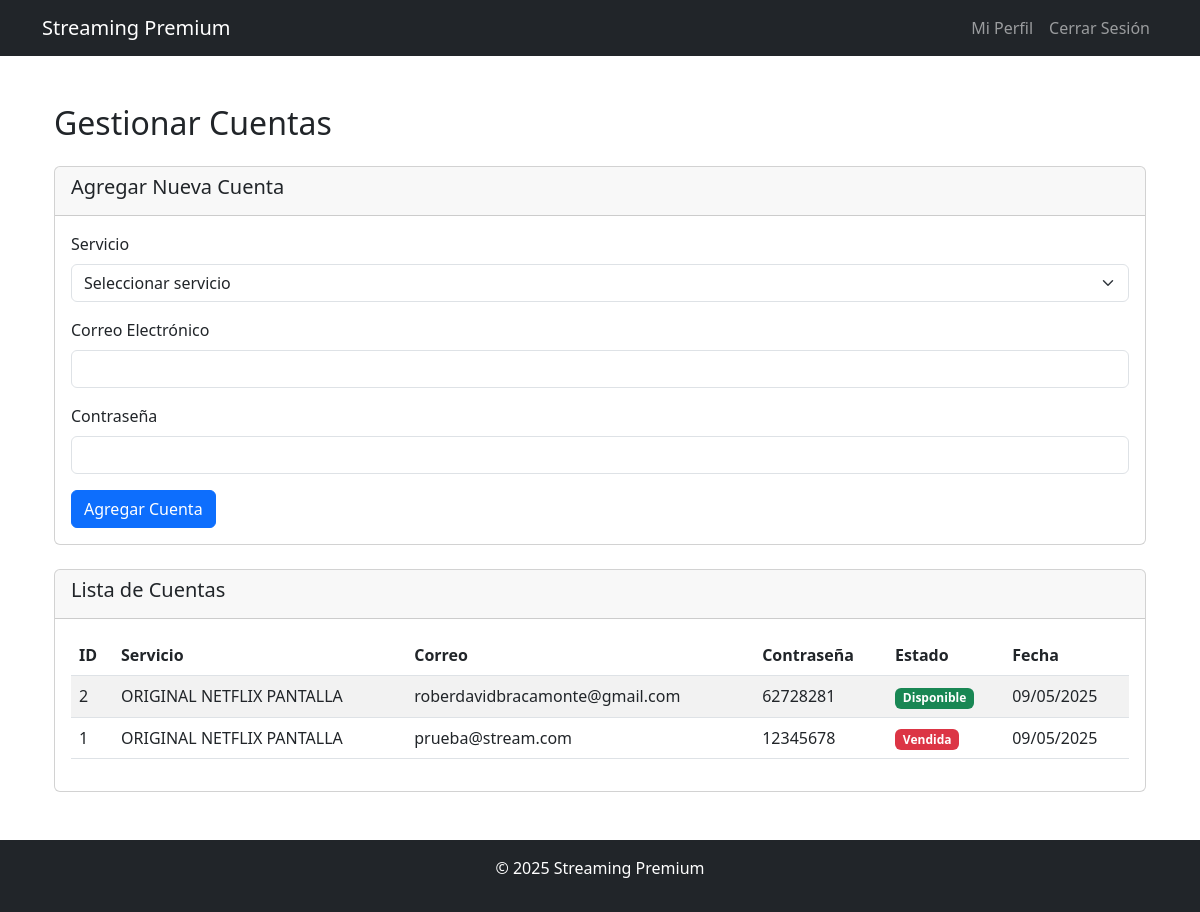
Page /admin/accounts.php (signed in) on the committed database.
### tables this page shows
CREATE TABLE `accounts` (
  `id` int(11) NOT NULL,
  `product_id` int(11) NOT NULL,
  `email` varchar(100) NOT NULL,
  `password` varchar(100) NOT NULL,
  `is_sold` tinyint(1) DEFAULT 0,
  `sold_to` int(11) DEFAULT NULL,
  `sold_at` timestamp NULL DEFAULT NULL,
  `created_at` timestamp NOT NULL DEFAULT current_timestamp()
);

CREATE TABLE `products` (
  `id` int(11) NOT NULL,
  `name` varchar(100) NOT NULL,
  `description` text DEFAULT NULL,
  `price` decimal(10,2) NOT NULL,
  `profiles_available` int(11) NOT NULL DEFAULT 0,
  `has_pin` tinyint(1) DEFAULT 1,
  `profiles_count` int(11) NOT NULL,
  `created_at` timestamp NOT NULL DEFAULT current_timestamp(),
  `updated_at` timestamp NOT NULL DEFAULT current_timestamp() ON UPDATE current_timestamp()
);

### admin/accounts.php (the view, shortened to what this page needs)
<?php
require_once __DIR__ . '/../config/database.php';
$accounts = $pdo->query("
    SELECT a.*, p.name as product_name
    FROM accounts a
    JOIN products p ON a.product_id = p.id
    ORDER BY a.is_sold, a.created_at DESC
")->fetchAll();
?>
<!DOCTYPE html>
<html lang="es">
<head>
    <link href="https://cdn.jsdelivr.net/npm/bootstrap@5.3.0/dist/css/bootstrap.min.css" rel="stylesheet">
</head>
<body>
    <?php include __DIR__ . '/../includes/header.php'; ?>
    <div class="container mt-5">
        <h2 class="mb-4">Gestionar Cuentas</h2>
        <div class="card mb-4">
            <div class="card-header">
                <h5>Agregar Nueva Cuenta</h5>
            </div>
            <div class="card-body">
                <form method="POST">
                    <div class="mb-3">
                        <label for="product_id" class="form-label">Servicio</label>
                        <select class="form-select" id="product_id" name="product_id" required>
                            <option value="">Seleccionar servicio</option>
                        </select>
                    </div>
                    <div class="mb-3">
                        <label for="email" class="form-label">Correo Electrónico</label>
                        <input type="email" class="form-control" id="email" name="email" required>
                    </div>
                    <div class="mb-3">
                        <label for="password" class="form-label">Contraseña</label>
                        <input type="text" class="form-control" id="password" name="password" required>
                    </div>
                    <button type="submit" name="add_account" class="btn btn-primary">Agregar Cuenta</button>
                </form>
            </div>
        </div>
        <div class="card">
            <div class="card-header">
                <h5>Lista de Cuentas</h5>
            </div>
            <div class="card-body">
                <div class="table-responsive">
                    <table class="table table-striped">
                        <thead>
                            <tr>
                                <th>ID</th>
                                <th>Servicio</th>
                                <th>Correo</th>
                                <th>Contraseña</th>
                                <th>Estado</th>
                                <th>Fecha</th>
                            </tr>
                        </thead>
                        <tbody>
                            <?php foreach ($accounts as $account): ?>
                            <tr>
                                <td><?= $account['id'] ?></td>
                                <td><?= $account['product_name'] ?></td>
                                <td><?= $account['email'] ?></td>
                                <td><?= $account['password'] ?></td>
                                <td>
                                    <?php if ($account['is_sold']): ?>
                                        <span class="badge bg-danger">Vendida</span>
                                    <?php else: ?>
                                        <span class="badge bg-success">Disponible</span>
                                    <?php endif; ?>
                                </td>
                                <td><?= date('d/m/Y', strtotime($account['created_at'])) ?></td>
                            </tr>
                            <?php endforeach; ?>
                        </tbody>
                    </table>
                </div>
            </div>
        </div>
    </div>
    <?php include __DIR__ . '/../includes/footer.php'; ?>
</body>
</html>

### includes/header.php (shortened to what this page needs)
<!DOCTYPE html>
<html lang="es">
<head>
    <link href="https://cdn.jsdelivr.net/npm/bootstrap@5.3.0/dist/css/bootstrap.min.css" rel="stylesheet">
</head>
<body>
    <nav class="navbar navbar-expand-lg navbar-dark bg-dark">
        <div class="container">
            <a class="navbar-brand" href="/">Streaming Premium</a>
            <div class="navbar-nav ms-auto">
                <a class="nav-link" href="/user/profile.php">Mi Perfil</a>
                <a class="nav-link" href="../auth/logout.php">Cerrar Sesión</a>
            </div>
        </div>
    </nav>
    <div class="container mt-4">

### includes/footer.php (shortened to what this page needs)
    </div>
    <footer class="bg-dark text-white py-3 mt-5">
        <div class="container text-center">
            <p>&copy; <?php echo date('Y'); ?> Streaming Premium</p>
        </div>
    </footer>
</body>
</html>

### rows in the picture
accounts: id "2", product.name "ORIGINAL NETFLIX PANTALLA", email "roberdavidbracamonte@gmail.com", password "62728281", is_sold "Disponible", created_at "09/05/2025"
accounts: id "1", product.name "ORIGINAL NETFLIX PANTALLA", email "prueba@stream.com", password "12345678", is_sold "Vendida", created_at "09/05/2025"
